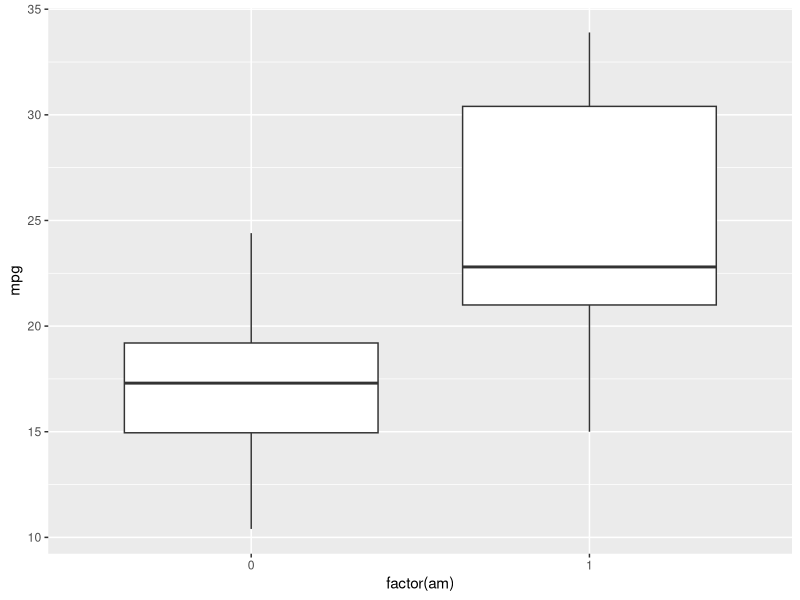

Write the R code that produced this figure.
data(mtcars)
head(mtcars)
sum(is.na(mtcars))
mtcars$mpg
mtcars$am
library(ggplot2)
ggplot(mtcars,aes(x=factor(am),y=mpg) )+geom_boxplot()
str(mtcars)
fit=lm(mpg~am,mtcars)
summary(fit)$coefficients
t1=t.test(mpg~am,data=mtcars)$conf.int
t1[1]
t1[2]
t.test(mpg~am,data=mtcars)$p.value
summary(fit)$r.squared
